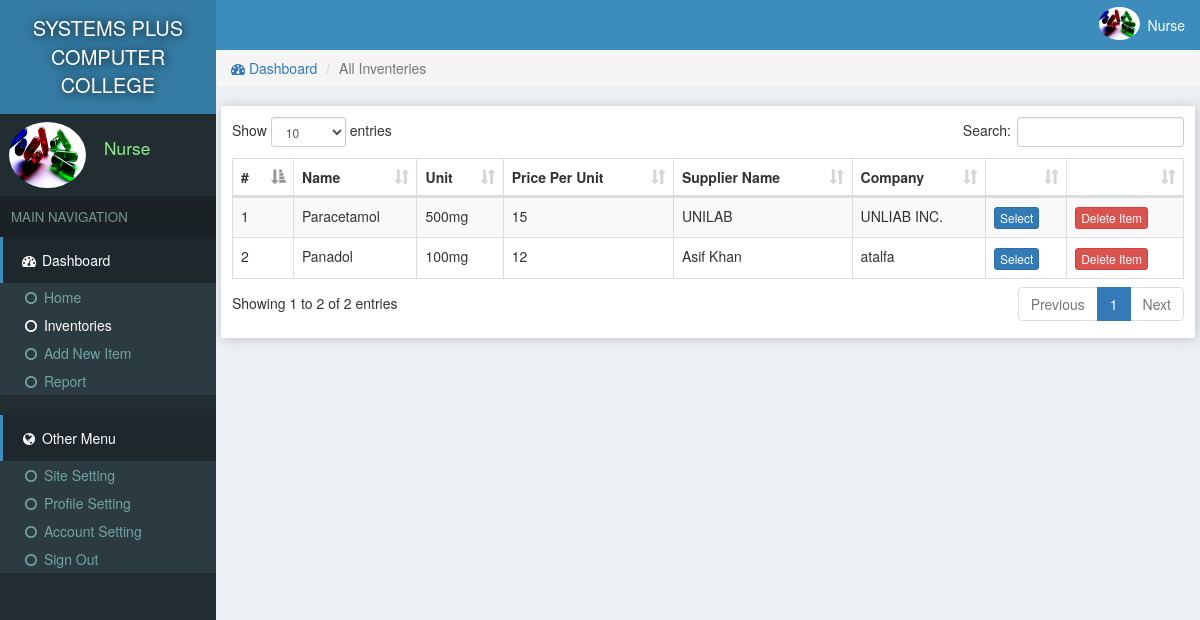
The page /medical/inventeries.php (signed in) on the database its author committed.
### tables this page shows
CREATE TABLE `site` (
  `id` int(11) NOT NULL,
  `title` varchar(222) NOT NULL,
  `name` varchar(222) NOT NULL
);

CREATE TABLE `users` (
  `id` int(11) NOT NULL,
  `email` varchar(222) NOT NULL,
  `password` varchar(222) NOT NULL,
  `name` varchar(222) NOT NULL,
  `pic` varchar(222) NOT NULL,
  `number` varchar(222) NOT NULL,
  `date` timestamp NOT NULL DEFAULT CURRENT_TIMESTAMP
);

CREATE TABLE `inventeries` (
  `id` int(11) NOT NULL,
  `catId` int(11) NOT NULL,
  `supplier` varchar(222) NOT NULL,
  `name` text NOT NULL,
  `unit` text NOT NULL,
  `price` text NOT NULL,
  `pic` text NOT NULL,
  `description` text NOT NULL,
  `company` varchar(111) NOT NULL,
  `date` timestamp NOT NULL DEFAULT CURRENT_TIMESTAMP
);

### medical/assets/db.php (called while the page is built, shortened)
<?php
    $con = new mysqli('localhost','root','','store');
    $array = $con->query("select * from users where id ='$_SESSION[userId]'");
    $user = $array->fetch_assoc();
?>

### medical/inventeries.php (the view, shortened to what this page needs)
<?php require "assets/function.php" ?>
<?php require 'assets/db.php';?>
<!DOCTYPE html>
<html>
<head>
<link rel="stylesheet" href="js/datatables.net-bs/css/dataTables.bootstrap.min.css">
  <?php require "assets/autoloader.php" ?>
</head>
<body style="background: #ECF0F5;padding:0;margin:0">
<div class="dashboard" style="position: fixed;width: 18%;height: 100%;background:#222D32">
  <div style="background:#357CA5;padding: 14px 3px;color:white;font-size: 15pt;text-align: center;text-shadow: 1px 1px 11px black">
    <a href="index.php" style="color: white;text-decoration: none;"><?php echo strtoupper(siteName()); ?> </a>
  </div>
  <div class="flex" style="padding: 3px 7px;margin:5px 2px;">
    <div><img src="photo/<?php echo $user['pic'] ?>" class='img-circle' style='width: 77px;height: 66px'></div>
    <div style="color:lightgreen;font-size: 13pt;padding: 14px 7px;margin-left: 11px;"><?php echo ucfirst($user['name']); ?></div>
  </div>
  <div style="background: #1A2226;font-size: 10pt;padding: 11px;color: #79978F">MAIN NAVIGATION</div>
  <div>
    <div style="background:#1E282C;color: white;padding: 13px 17px;border-left: 3px solid #3C8DBC;"><span><i class="fa fa-dashboard fa-fw"></i> Dashboard</span></div>
    <div class="item">
      <ul class="nostyle zero">
        <a href="index.php"><li ><i class="fa fa-circle-o fa-fw"></i> Home</li></a>
        <a href="inventeries.php"><li style="color: white"><i class="fa fa-circle-o fa-fw"></i> Inventories</li></a>
       <a href="addnew.php"><li><i class="fa fa-circle-o fa-fw"></i> Add New Item</li></a>
        <a href="reports.php"><li><i class="fa fa-circle-o fa-fw"></i> Report</li></a>
      </ul><
    </div>
  </div>
  <div style="background:#1E282C;color: white;padding: 13px 17px;border-left: 3px solid #3C8DBC;"><span><i class="fa fa-globe fa-fw"></i> Other Menu</span></div>
  <div class="item">
      <ul class="nostyle zero">
        <a href="sitesetting.php"><li><i class="fa fa-circle-o fa-fw"></i> Site Setting</li></a>
       <a href="profile.php"><li><i class="fa fa-circle-o fa-fw"></i> Profile Setting</li></a>
        <a href="accountSetting.php"><li><i class="fa fa-circle-o fa-fw"></i> Account Setting</li></a>
        <a href="logout.php"><li><i class="fa fa-circle-o fa-fw"></i> Sign Out</li></a>
      </ul><
    </div>
</div>
<div class="marginLeft" >
  <div style="color:white;background:#3C8DBC" >
    <div class="pull-right flex rightAccount" style="padding-right: 11px;padding: 7px;">
      <div><img src="photo/<?php echo $user['pic'] ?>" style='width: 41px;height: 33px;' class='img-circle'></div>
      <div style="padding: 8px"><?php echo ucfirst($user['name']) ?></div>
    </div>
  </div>
<?php
if (isset($_GET['catId']))
{
  $catId = $_GET['catId'];
  $array = $con->query("select * from categories where id='$catId'");
  $catArray =$array->fetch_assoc();
  $catName = $catArray['name'];
  $stockArray = $con->query("select * from inventeries where catId='$catArray[id]'");
}
else
{
  $catName = "All Inventeries";
  $stockArray = $con->query("select * from inventeries");
}
 ?>
  <div class="content">
   <ol class="breadcrumb ">
        <li><a href="index.php"><i class="fa fa-dashboard"></i> Dashboard</a></li>
        <li class="active"><?php echo $catName ?></li>
    </ol>
  <div class="tableBox" >
    <table id="dataTable" class="table table-bordered table-striped" style="z-index: -1">
      <thead>
        <th>#</th>
        <th>Name</th>
        <th>Unit</th>
        <th>Price Per Unit</th>
        <th>Supplier Name</th>
        <th>Company</th>
        <th></th>
        <th></th>
      </thead>
     <tbody>
      <?php $i=0;
        while ($row = $stockArray->fetch_assoc())
        {
          $i=$i+1;
          $id = $row['id'];
        ?>
          <tr>
            <td><?php echo $i; ?></td>
            <td><?php echo $row['name']; ?></td>
            <td><?php echo $row['unit']; ?></td>
            <td><?php echo $row['price']; ?></td>
            <td><?php echo $row['supplier']; ?></td>
            <td><?php echo $row['company']; ?></td>
            <?php
            if (!empty($_SESSION['bill']))
            {
            foreach ($_SESSION['bill'] as $key => $value)
            {
              if (in_array($row['id'], $_SESSION['bill'][$key]))
              {
                echo "<td>Selected</td>";break;
              }
               else
               {
              ?>
            <td id='selection<?php echo $i; ?>'><button class="btn btn-primary btn-xs" onclick="addInBill('<?php echo $id ?>','<?php echo $i; ?>')">Select</button></td>
              <?php break;} } } else {?>
              <td id='selection<?php echo $i; ?>'><button class="btn btn-primary btn-xs" onclick="addInBill('<?php echo $id ?>','<?php echo $i; ?>')">Select</button></td>
              <?php } ?>
              <td colspan="center"><a href="delete.php?item=<?php echo $row['id'] ?>&url=<?php echo $_SERVER['QUERY_STRING'] ?>"><button class='btn btn-danger btn-xs'>Delete Item</button></a></td>
          </tr>
      <?php
        }
       ?>
     </tbody>
    </table>
  </div>
  </div>
</div>
</body>
</html>

### rows shown on the page
site: name "SYSTEMS PLUS COMPUTER COLLEGE"
users: pic (picture), name "Nurse"
inventeries: name "Paracetamol", unit "500mg", price "15", supplier "UNILAB", company "UNLIAB INC."
inventeries: name "Panadol", unit "100mg", price "12", supplier "Asif Khan", company "atalfa"

### other values the page prints
$catName "All Inventeries"
